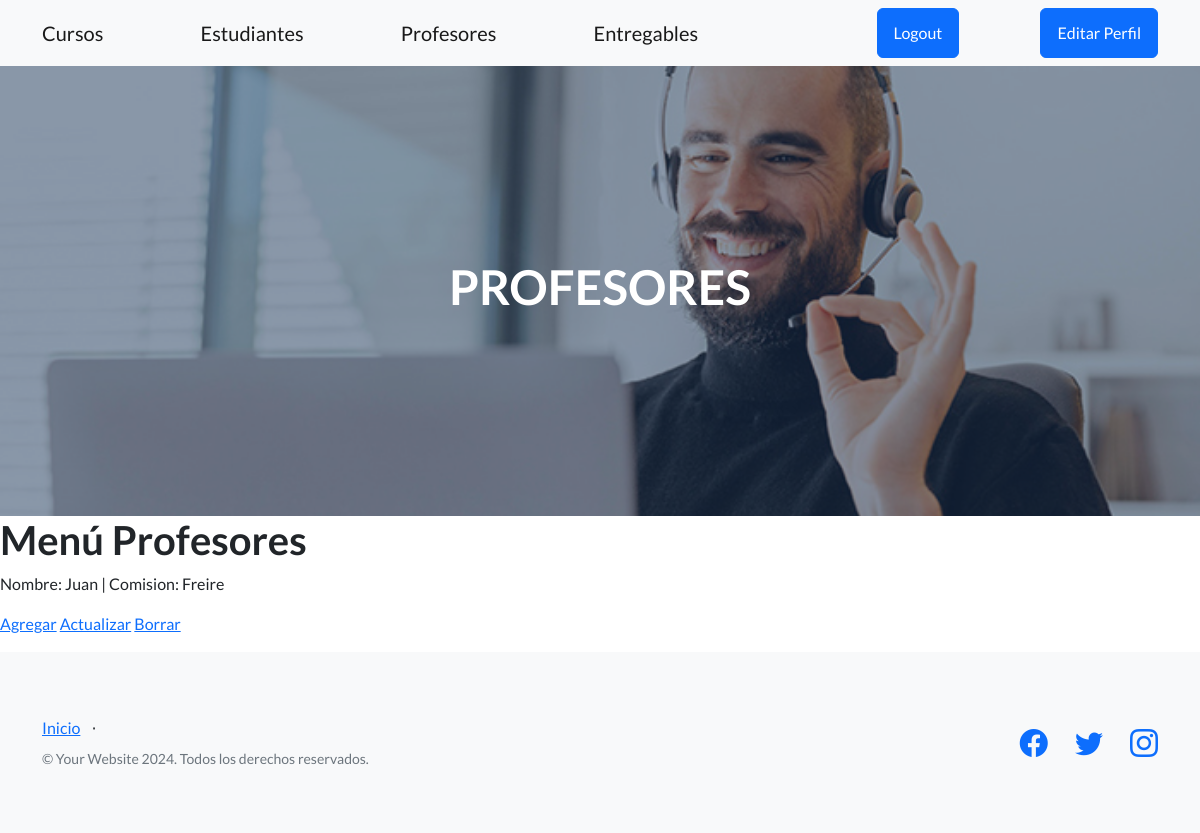
/listar_profesores/ (signed in), run on an earlier commit of the app's database.
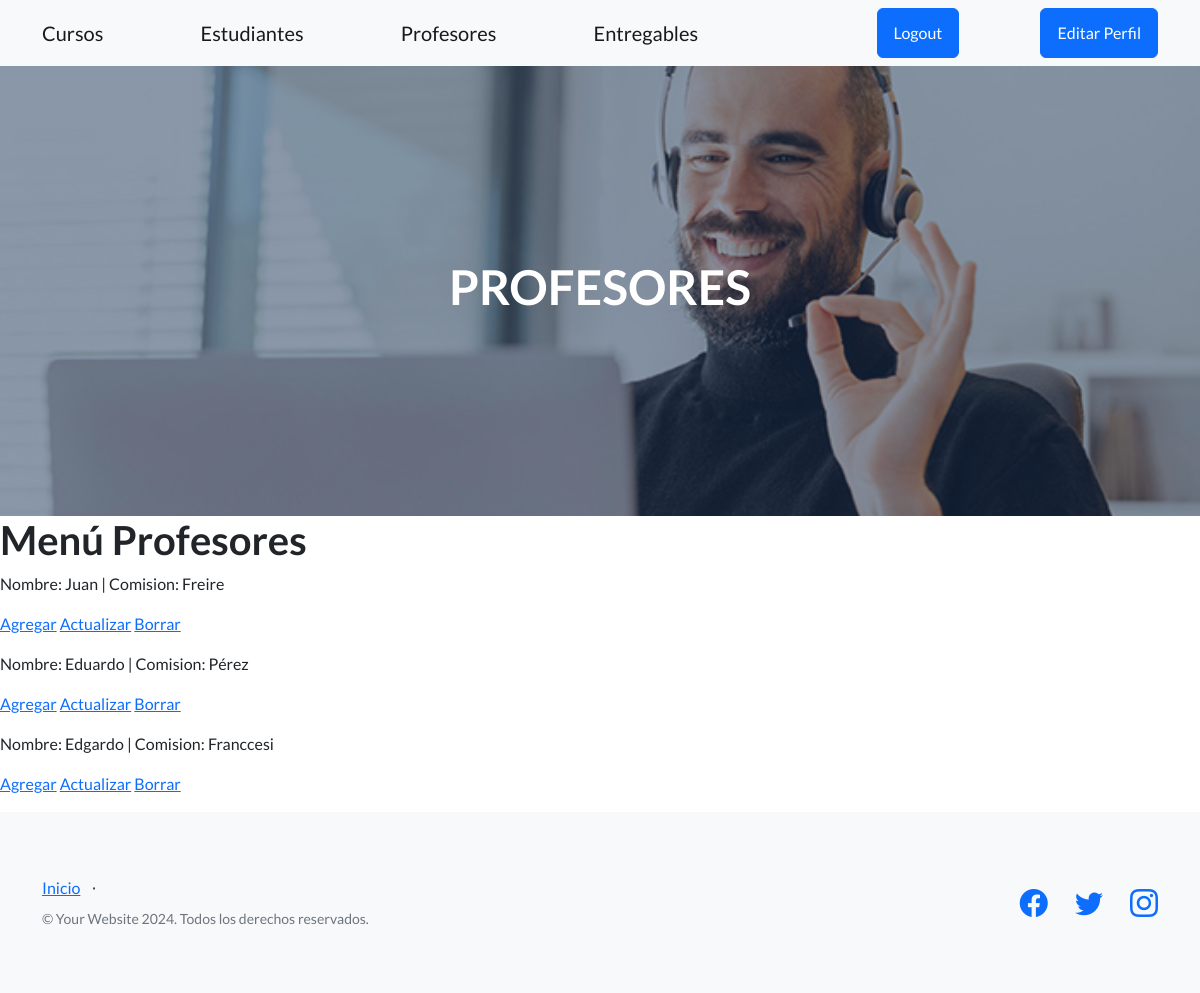
And on a later commit of the database.
### app03/models.py (models this page shows, shortened)
class Profesor(models.Model):
    nombre=models.CharField(max_length=30)
    apellido=models.CharField(max_length=30)
    email=models.EmailField()
    profesion=models.CharField(max_length=40)
    domicilio=models.CharField(max_length=30,null=True)

### app03/views.py (the view)
# urls.py: path('listar_profesores/', views.ProfListView.as_view(), name="MenuProfesores"),
class ProfListView(LoginRequiredMixin,ListView):
    model=Profesor
    context_object_name="profesores"
    template_name="app03/menu_profesores.html"

### app03/templates/app03/menu_profesores.html (shortened to what this page needs)
{% extends "app03/base.html" %}
{%load static%}
{% block cambiostyles %}
    <link href="{% static 'app03/css/stylesprofesores.css'%}" rel="stylesheet" />
{% endblock %}
{% block contenidocentral %}
    <h1>PROFESORES</h1>
{% endblock %}
{% block contenidodinamico %}
    <h1>Menú Profesores</h1>
{% endblock %}
{% block main_profesores %}
    {% for profesor in profesores %}
         <P>Nombre: {{profesor.nombre}} | Comision: {{profesor.apellido}} </P>
         <a href="{% url 'CrearProfesores' %}">Agregar</a>
         {%if request.user.is_superuser %}
         <a href="{% url 'ActualizarProfesores' profesor.pk%}">Actualizar</a>
         <a href="{% url 'BorrarProfesores' profesor.pk%}">Borrar</a>
         {%endif%}
    {% endfor %}
{% endblock main_profesores %}

What changed in the data, as far as the page shows it:
added Profesor: nombre "Eduardo", apellido "Pérez"
added Profesor: nombre "Edgardo", apellido "Franccesi"
